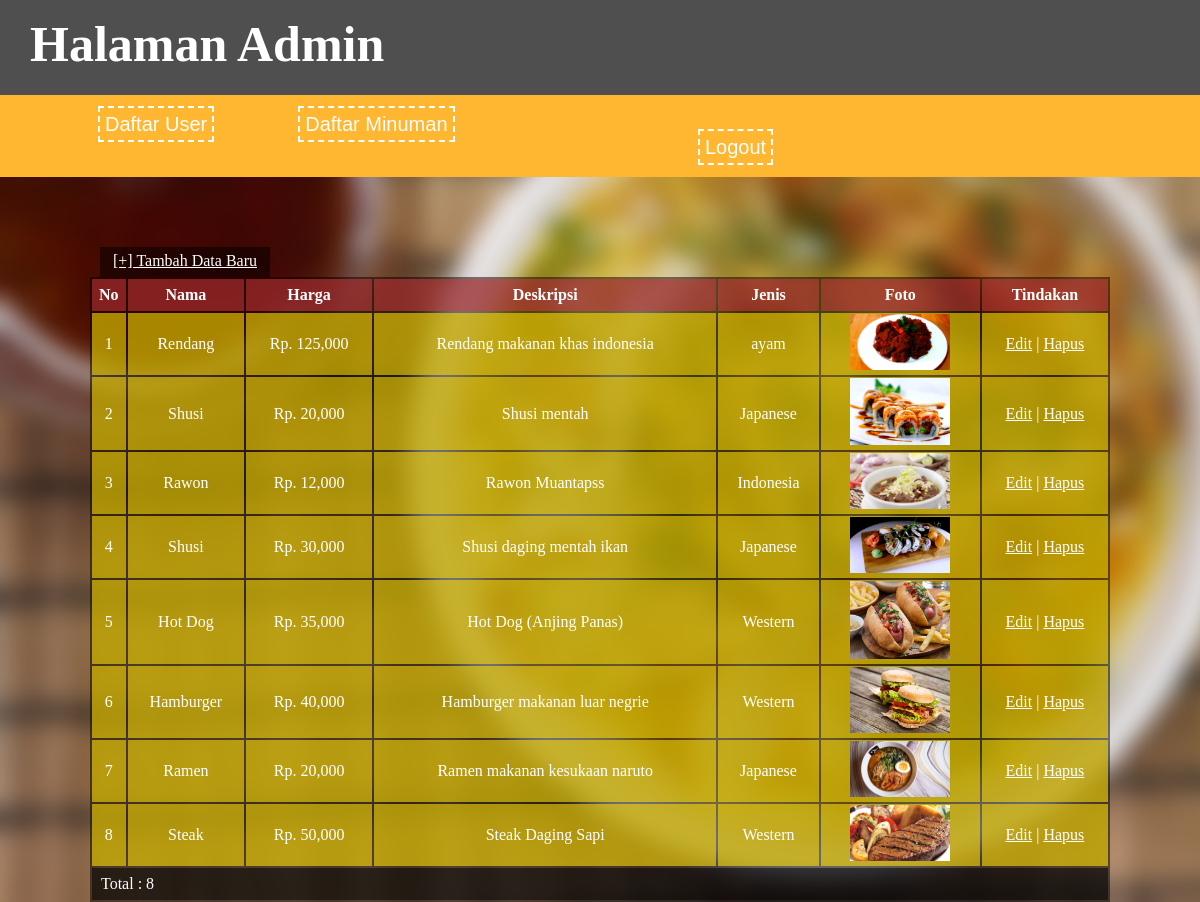
/admin-menu.php (signed in), run on the app's committed database.
### tables this page shows
CREATE TABLE `menu` (
  `id` int(11) NOT NULL,
  `nama` varchar(100) NOT NULL,
  `harga` int(11) NOT NULL,
  `foto` varchar(100) NOT NULL,
  `deskripsi` text NOT NULL,
  `jenis` varchar(100) NOT NULL DEFAULT 'Western'
);

### admin-menu.php (the view, shortened to what this page needs)
<?php
 require_once("koneksi.php");
 ?>
<!DOCTYPE html>
<html>
<head>
</head>
<body>
	<header>
	<h1>Halaman Admin</h1>
	</header>
	<nav>
 	<a href="admin-user.php" class="nav">Daftar User</a>
	<a href="admin-minuman.php" class="nav">Daftar Minuman</a>
	<a href="logout.php" id="log">Logout</a>
	</nav>
	<p><a href="tambah-menu.php">[+] Tambah Data Baru</a></p>
	<table align="center">
		<thead>
			<tr>
				<th>No</th>
				<th>Nama</th>
				<th>Harga</th>
				<th>Deskripsi</th>
                <th>Jenis</th>
                <th>Foto</th>
				<th>Tindakan</th>
			</tr>
		</thead>
		<tbody>
			<?php
				$sql = "SELECT *FROM menu";
				$hasil = mysqli_query($konek, $sql);
                $nomor=1;
				while($data = mysqli_fetch_array($hasil)) { ?>
				<tr>
					<td><?php echo $nomor; ?></td>
					<td><?php echo $data['nama']; ?></td>
					<td>Rp. <?php echo number_format($data['harga']); ?></td>
					<td><?php echo $data['deskripsi']; ?></td>
                    <td><?php echo $data['jenis']; ?></td>
                    <td><img src="foto-menu/<?php echo $data['foto']; ?>" width="100"></td>
					<td>
						<a href="edit-menu.php?id=<?php echo $data['id']; ?>">Edit</a> |
						<a href="hapus-menu.php?id=<?php echo $data['id']; ?>">Hapus</a>
					</td>
                    </tr>
                <?php $nomor++; } ?>
		</tbody>
		<tfoot>
			<tr>
				<td colspan="7">&nbsp;&nbsp;Total : <?php echo mysqli_num_rows($hasil); ?></td>
			</tr>
		</tfoot>
	</table>
</body>
</html>

### admin-menu.php (style rules this page uses)
body { margin: 0; padding: 0; background: url(gambar/mk0.png); background-size: cover; }
header { background: #4f4f4f; height: 95px; }
h1 { margin: 0; padding: 15px 0px 0px 30px; font-family: agency fb; color: white; font-size: 50px; }
p { background: rgba(0,0,0,.5); width: 160px; height: 20px; text-align: center; margin-top: 70px; margin-left: 100px; margin-bottom: 0; padding: 5px; }
table { border: none; width: 85%; color: white; background: rgba(0,0,0,.5); }
table thead { background: rgba(225,60,64,.5); }
table th { height: 30px; }
table tbody { background: rgba(255,220,0,.6); }
table tbody td { height: 30px; text-align: center; }
table tfoot td { background: rgba(0,0,0,.5); height: 30px; }
a { color: white; }
nav { background: #ffb630; padding: 18px; }
.nav { color: white; text-decoration: none; margin-left: 80px; font-family: sans-serif; font-size: 20px; border: 2px dashed white; padding: 5px; transition: 1s; }
#log { color: white; text-decoration: none; margin-left: 680px; font-family: sans-serif; font-size: 20px; border: 2px dashed white; padding: 5px; transition: 1s; }

### data on the page
menu: nama "Rendang", harga "125,000", deskripsi "Rendang makanan khas indonesia", jenis "ayam", foto (picture)
menu: nama "Shusi", harga "20,000", deskripsi "Shusi mentah", jenis "Japanese", foto (picture)
menu: nama "Rawon", harga "12,000", deskripsi "Rawon Muantapss", jenis "Indonesia", foto (picture)
menu: nama "Shusi", harga "30,000", deskripsi "Shusi daging mentah ikan", jenis "Japanese", foto (picture)
menu: nama "Hot Dog", harga "35,000", deskripsi "Hot Dog (Anjing Panas)", jenis "Western", foto (picture)
menu: nama "Hamburger", harga "40,000", deskripsi "Hamburger makanan luar negrie", jenis "Western", foto (picture)
menu: nama "Ramen", harga "20,000", deskripsi "Ramen makanan kesukaan naruto", jenis "Japanese", foto (picture)
menu: nama "Steak", harga "50,000", deskripsi "Steak Daging Sapi", jenis "Western", foto (picture)

### other printed values
mysqli_num_rows($hasil) "8"
